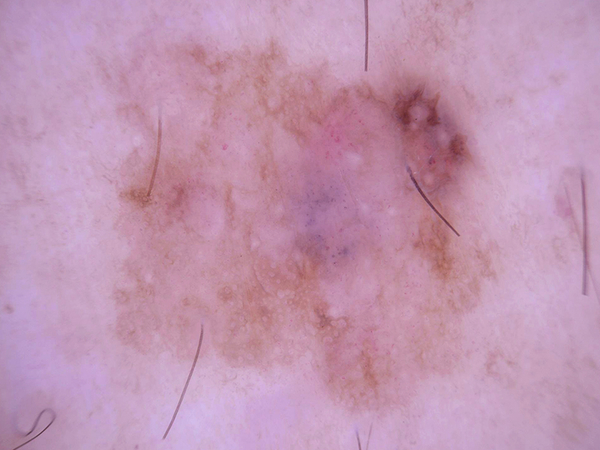
#> input picture backend/image_processing/example2.jpg, 600 x 450 px, found by its file name
$ python aux.py
#> lines starting #> are read from the running program, lines starting #| are printed output that depends on the picture
### backend/image_processing/image.py
from dataclasses import dataclass
import os


@dataclass
class ImageMetadata:
    path: str
    name: str
    size: int
    has_segmented_image: bool
    is_melanoma: bool = False
    segmented: str = ''

    def get_path(self, get_segmented: bool = False):
        name = self.name if not get_segmented else self.segmented
        return os.path.join(self.path, name)


IMAGES_PATH = os.path.join(os.path.dirname(__file__), "./img/")
IMG_SIZE = 200

TEST_IMAGES = [
    ImageMetadata(IMAGES_PATH, 'example2.jpg', IMG_SIZE, False),
    ImageMetadata(IMAGES_PATH, 'example3.jpg', IMG_SIZE, False),
    ImageMetadata(IMAGES_PATH, 'example4.jpg', IMG_SIZE, False),
    ImageMetadata(IMAGES_PATH, 'example5.jpg', IMG_SIZE, False),
    ImageMetadata(IMAGES_PATH, 'example6.jpg', IMG_SIZE, False),
    ImageMetadata(IMAGES_PATH, 'melColor.jpg', IMG_SIZE, False),
    ImageMetadata(IMAGES_PATH, 'NM83_orig.jpg',
                  IMG_SIZE, True, 'NM83_contour.png'),
    # ImageMetadata(IMAGES_PATH, 'LMM2_orig.jpg',
    #               IMG_SIZE, True, 'LMM2_contour.png'), # fails
    # ImageMetadata(IMAGES_PATH, 'LMM3_orig.jpg', IMG_SIZE,
    #               True, 'LMM3_contour.png'),  # fails
    ImageMetadata(IMAGES_PATH, 'LMM5_orig.jpg',
                  IMG_SIZE, True, 'LMM5_contour.png'),
    # ImageMetadata(IMAGES_PATH, 'LMM7_orig.jpg', IMG_SIZE,
    #               True, 'LMM7_contour.png'),  # fails
    # ImageMetadata(IMAGES_PATH, 'LMM8_2_orig.jpg', IMG_SIZE,
    #               True, 'LMM8_2_contour.png'),  # fails
]

### backend/aux.py
import cv2

from image_processing.image import TEST_IMAGES

from matplotlib import pyplot as plt


for image_metadata in TEST_IMAGES:
    img = cv2.imread(image_metadata.get_path(), cv2.IMREAD_COLOR)
#> img is the input picture: shape (450, 600, 3); mean B, G, R 177.6, 149.8, 193.2
    img = cv2.resize(img, (image_metadata.size, image_metadata.size))
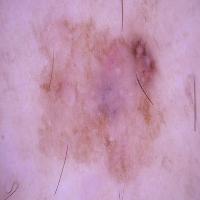
#> img: shape (200, 200, 3); mean B, G, R 177.6, 149.8, 193.2
    hist = cv2.calcHist([img], [0], None, [256], [0, 256])
#> hist = 256 values, max 1197 at index 193, min 0 at index 0, mean 156.2
    plt.plot(hist)
    plt.show()
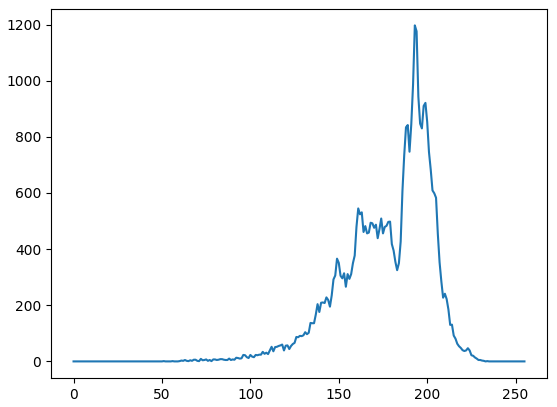
#> figure drawn by matplotlib, 1 panel; curve peaks at x = 193, y = 1197
#> pass 2 of the loop `for image_metadata in TEST_IMAGES:`:
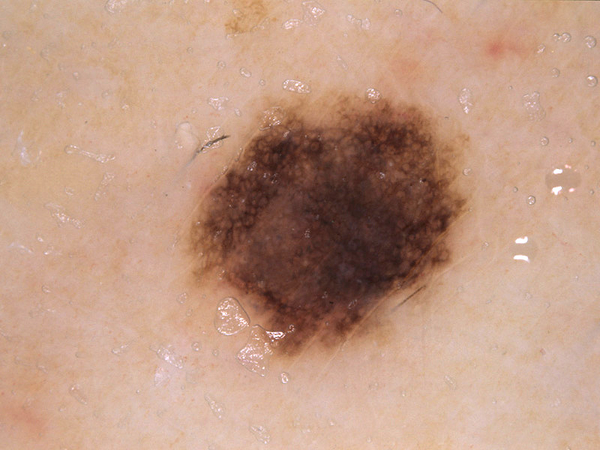
#> input picture backend/image_processing/example3.jpg, 600 x 450 px, found by its file name
#> img is the input picture: shape (450, 600, 3); mean B, G, R 132.3, 153.3, 192
#> `img = cv2.resize(img, (image_metadata.size, image_metadata.size))`:
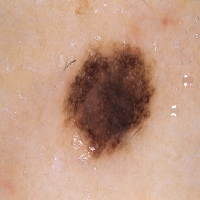
#> img: shape (200, 200, 3); mean B, G, R 132.2, 153.3, 192
#> hist = 256 values, max 938 at index 151, min 0 at index 0, mean 156.2
#> `plt.show()`:
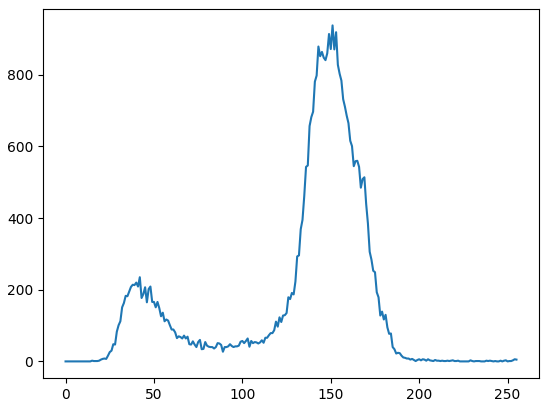
#> figure drawn by matplotlib, 1 panel; curve peaks at x = 151, y = 938
#> pass 3 of the loop `for image_metadata in TEST_IMAGES:`:
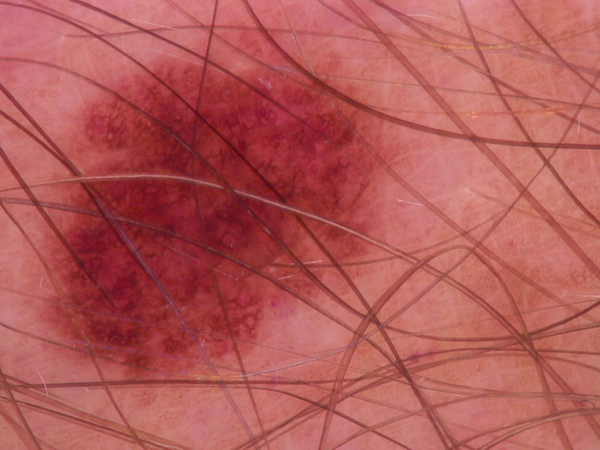
#> input picture backend/image_processing/example4.jpg, 600 x 450 px, found by its file name
#> img is the input picture: shape (450, 600, 3); mean B, G, R 87.9, 90, 179.2
#> `img = cv2.resize(img, (image_metadata.size, image_metadata.size))`:
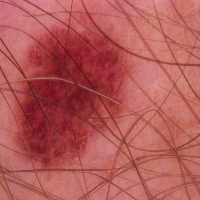
#> img: shape (200, 200, 3); mean B, G, R 87.9, 90, 179.2
#> hist = 256 values, max 761 at index 106, min 0 at index 0, mean 156.2
#> `plt.show()`:
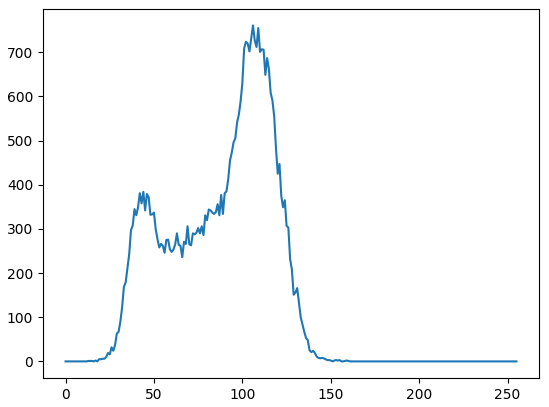
#> figure drawn by matplotlib, 1 panel; curve peaks at x = 106, y = 761
#> (the run stopped early here; a loop or call above may not have finished)
